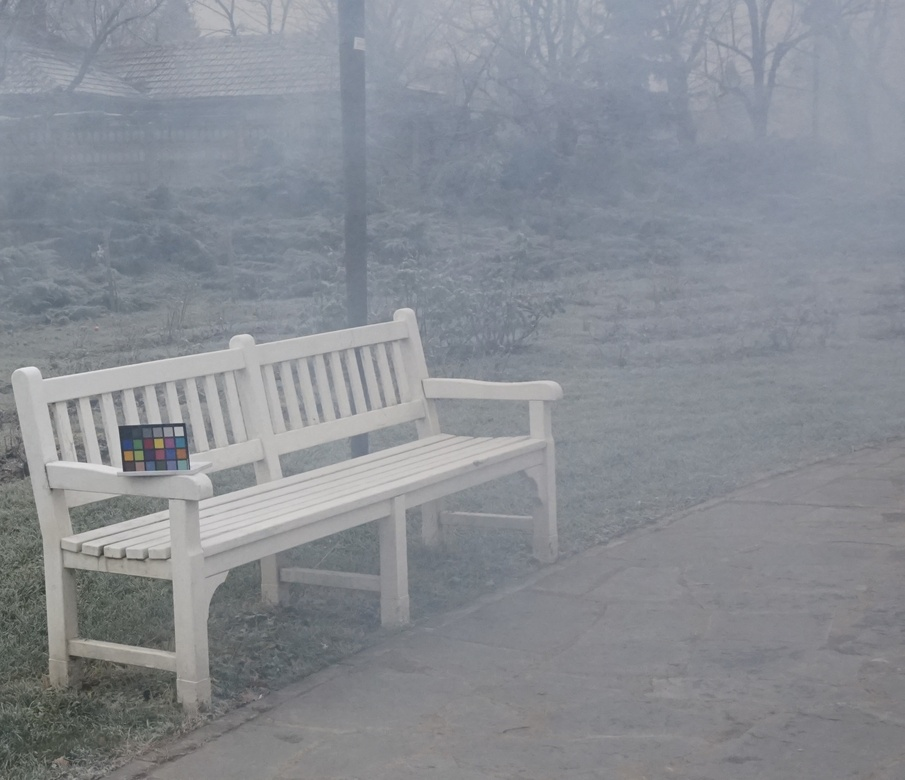
%> input picture hazz7.jpg, 905 x 780 px, shrunk from 2556 x 2202 before the run
$ octave --eval "result = FADE(imread('hazz7.jpg'));"   (GNU Octave 9; MATLAB toolbox functions it lacks are replaced by stand-ins)
%> lines starting %> are read from the running program, lines starting %| are printed output that depends on the picture
function [D, D_map] = FADE(I)
    % Input: a test image, I
    % Output: perceptual fog density D and fog density map D_map
    % Detail explanation:
    % L. K. Choi, J. You, and A. C. Bovik, "Referenceless Prediction of Perceptual Fog Density and Perceptual Image Defogging",
    % IEEE Transactions on Image Processing, to appear (2015).

    %% Basic setup
            ps                      = 8;                                            % patch size 8 x 8 pixels
        % Size of a test image for checking possilbe distinct patches
            [row, col dim]           = size(I);
%> row = 780; col = 905; dim = 3
            patch_row_num           = floor(row/ps);
%> patch_row_num = 97
            patch_col_num           = floor(col/ps);
%> patch_col_num = 113
            I                       = I(1:patch_row_num*ps,1:patch_col_num*ps,1:3);
            [row, col dim]           = size(I);
%> row = 776; col = 904
            patch_row_num           = floor(row/ps);
            patch_col_num           = floor(col/ps);
            I                       = I(1:patch_row_num*ps,1:patch_col_num*ps,1:3);
        % RGB and gray channel
            R                       = double(I(:,:,1));                             % Red
            G                       = double(I(:,:,2));                             % Green
            B                       = double(I(:,:,3));                             % Blue
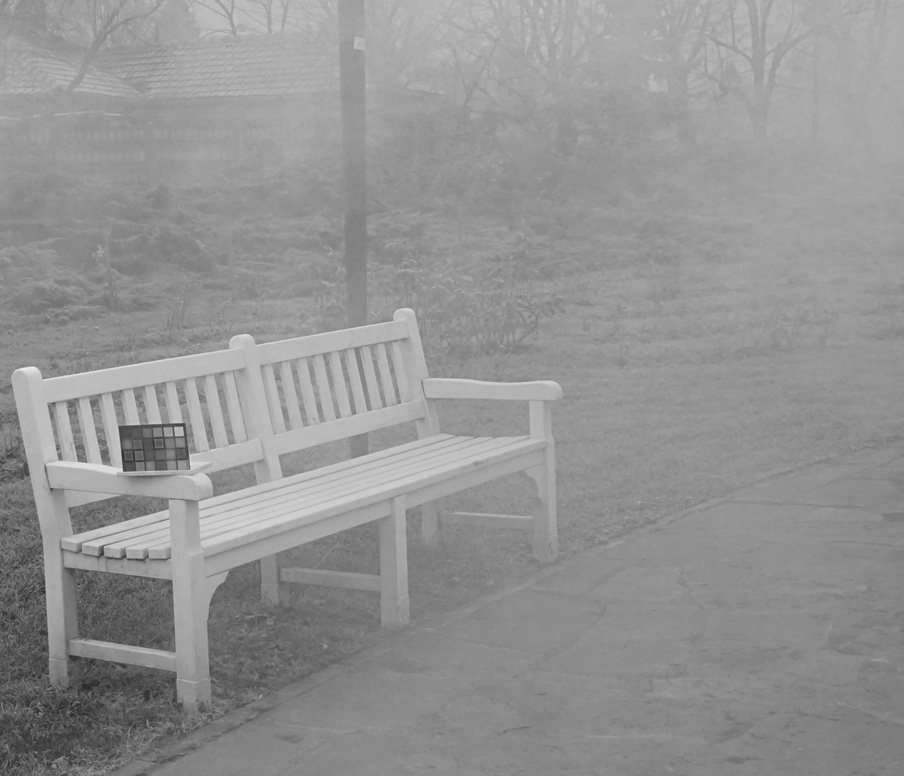
%> B: size 776x904 double; min 33, max 240, mean 147.1
            Ig                      = double(rgb2gray(I));                          % Gray
        % Dark channel prior image: Id, pixel-wise, scaled to [0 1]
            Irn                     = R./255;
            Ign                     = G./255;
            Ibn                     = B./255;
            Id                      = min(min(Irn,Ign),Ibn);
        % HSV color space: saturation image: Is
            I_hsv                   = rgb2hsv(I);
%> I_hsv: size 776x904x3 double; mean H, S, V 0.549, 0.0795, 0.58
            Is                      = I_hsv(:,:,2);
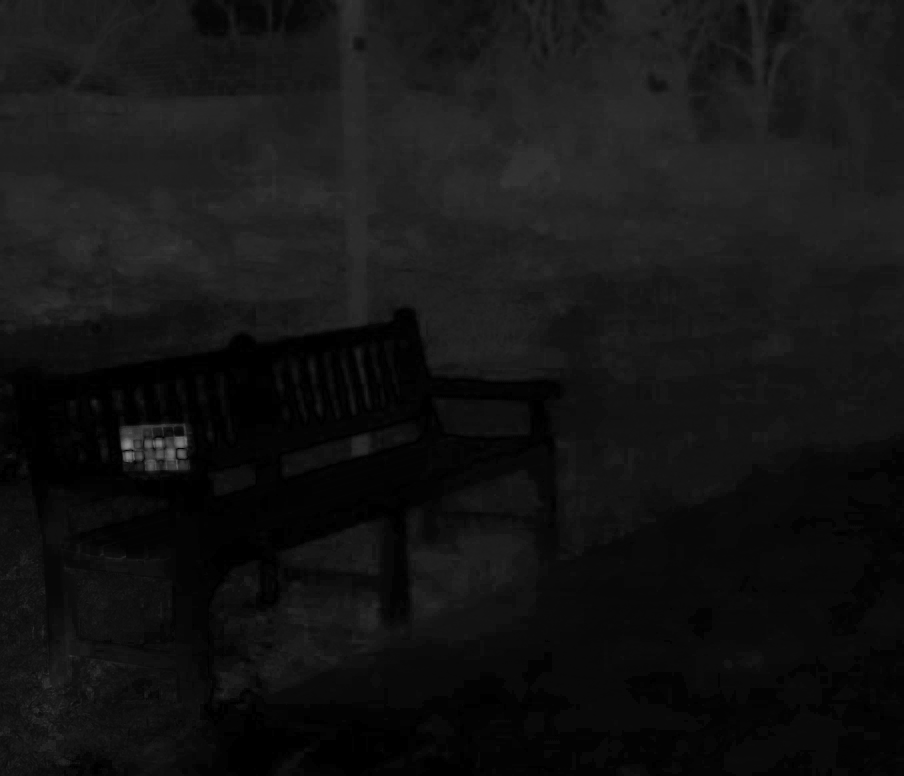
%> Is: size 776x904 double; min 0, max 0.554, mean 0.0795
        % MSCN
            MSCN_window             = fspecial('gaussian',7,7/6);
            MSCN_window             = MSCN_window/sum(sum(MSCN_window));
            warning('off');
            mu                      = imfilter(Ig,MSCN_window,'replicate');
            mu_sq                   = mu.*mu;
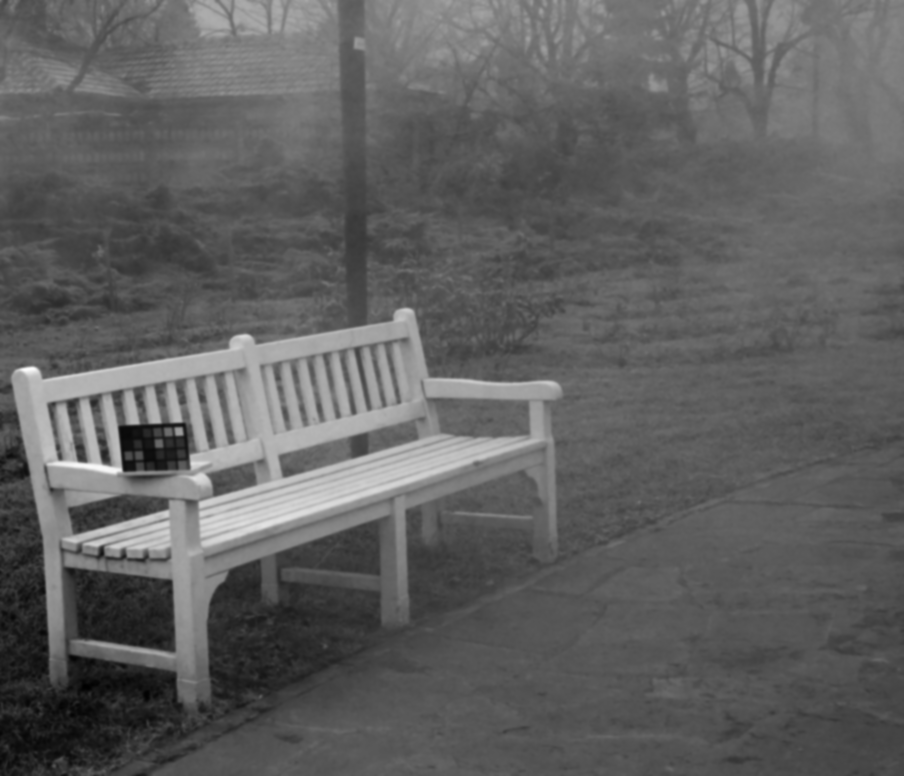
%> mu_sq: size 776x904 double; min 2471.8, max 49126.9, mean 20106.3; drawn with min black and max white
            sigma                   = sqrt(abs(imfilter(Ig.*Ig,MSCN_window,'replicate') - mu_sq));
            MSCN                    = (Ig-mu)./(sigma+1);
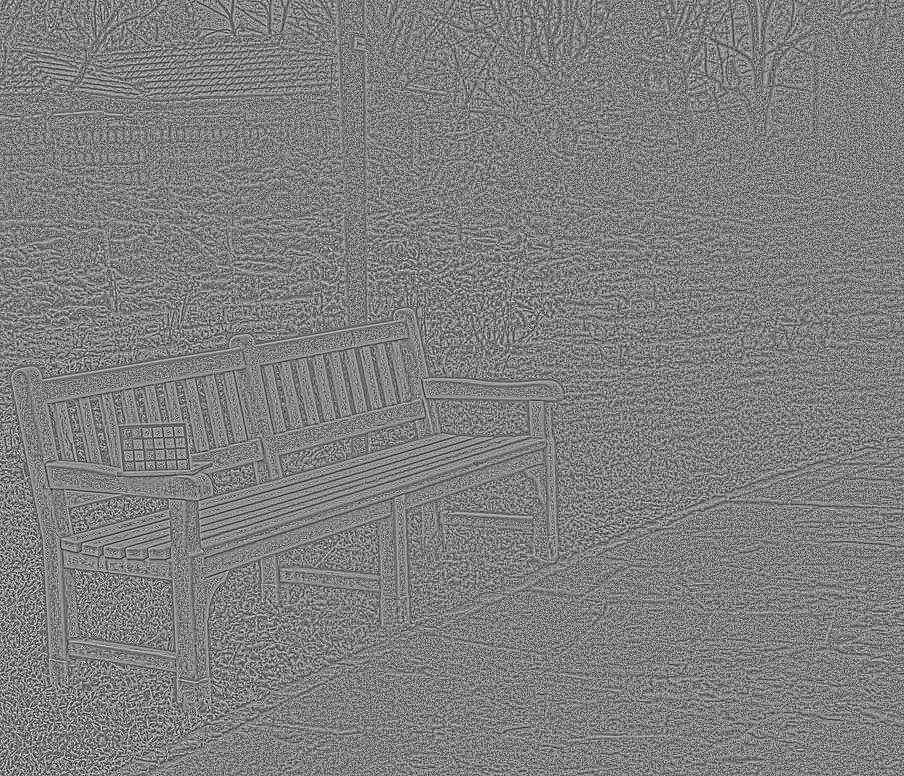
%> MSCN: size 776x904 double; min -2.1, max 2.09, mean 0.00199; drawn with min black and max white
            cv                      = sigma./mu;
        % rg and by channel
            rg                      = R-G;
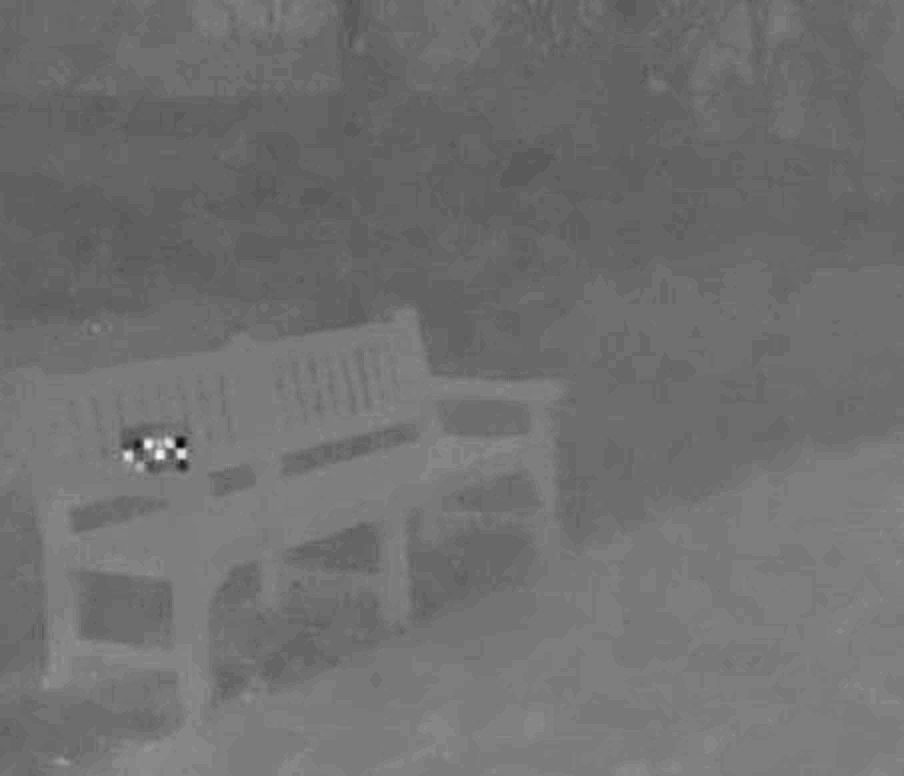
%> rg: size 776x904 double; min -45, max 48, mean -4; drawn with min black and max white
            by                      = 0.5*(R+G)-B;
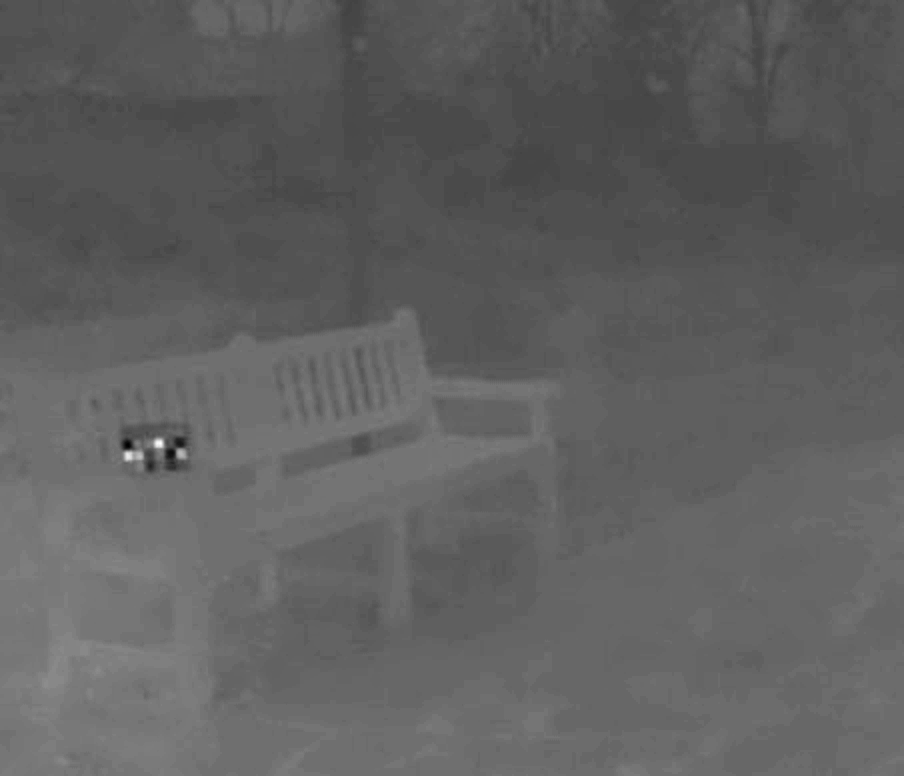
%> by: size 776x904 double; min -59, max 75.5, mean -8.4; drawn with min black and max white

    %% Fog aware statistical feature extraction
        % f1
            MSCN_var                = reshape(nanvar(im2col(MSCN, [ps ps], 'distinct')),[row col]/ps);
        % f2,f3
            MSCN_V_pair_col         = im2col((MSCN.*circshift(MSCN,[1 0])),[ps ps], 'distinct'); %vertical
            MSCN_V_pair_col_temp1   = MSCN_V_pair_col; MSCN_V_pair_col_temp1(MSCN_V_pair_col_temp1>0)=NaN;
            MSCN_V_pair_col_temp2   = MSCN_V_pair_col; MSCN_V_pair_col_temp2(MSCN_V_pair_col_temp2<0)=NaN;
            MSCN_V_pair_L_var       = reshape(nanvar(MSCN_V_pair_col_temp1),[row col]/ps);
            MSCN_V_pair_R_var       = reshape(nanvar(MSCN_V_pair_col_temp2),[row col]/ps);
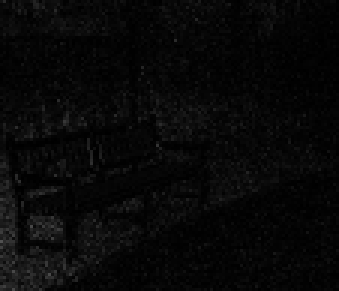
%> MSCN_V_pair_R_var: size 97x113 double (shown 3 times larger); min 0.000507, max 0.321, mean 0.033
        % f4
            Mean_sigma              = reshape(mean(im2col(sigma, [ps ps], 'distinct')),[row col]/ps);
        % f5
            Mean_cv                 = reshape(mean(im2col(cv, [ps ps], 'distinct')),[row col]/ps);
        % f6, f7, f8
%> (the run ends here)
